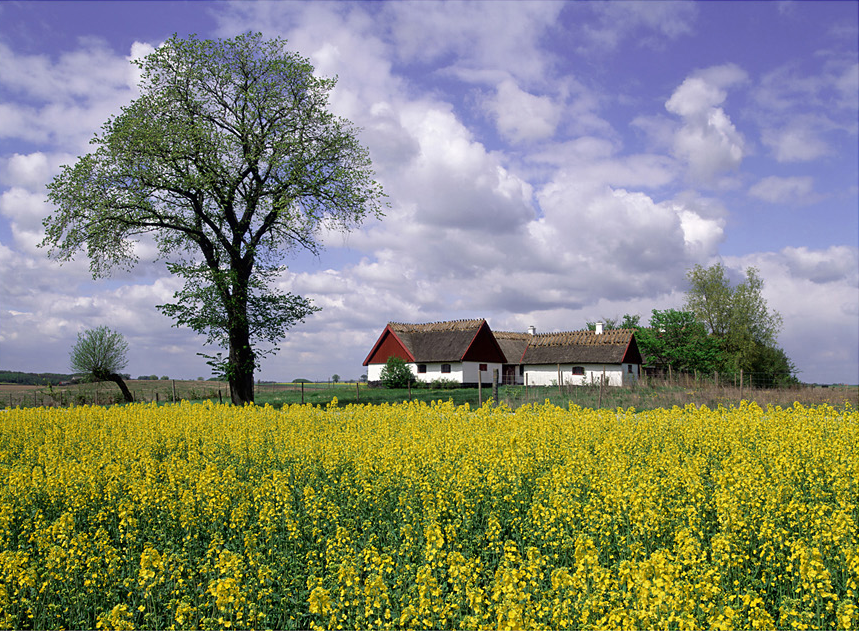
#> input picture python/frontier_color57.jpg, 859 x 631 px
$ python Lab6.5.py   (older library calls are emulated)
#> lines starting #> are read from the running program, lines starting #| are printed output that depends on the picture
from PIL import Image
import mahotas
from pylab import *
from skimage import color,transform

fy=1
fc=0.1
im=array(Image.open('frontier_color57.jpg'))
#> im is the input picture: shape (631, 859, 3); mean R, G, B 133, 135.5, 116.5
h,w,d=im.shape
#> h = 631; w = 859; d = 3
imYCbCr=color.rgb2ycbcr(im)
#> imYCbCr: shape (631, 859, 3) float64; mean of channels 0, 1, 2 129.9, 120, 128.3
Y=imYCbCr[:,:,0]
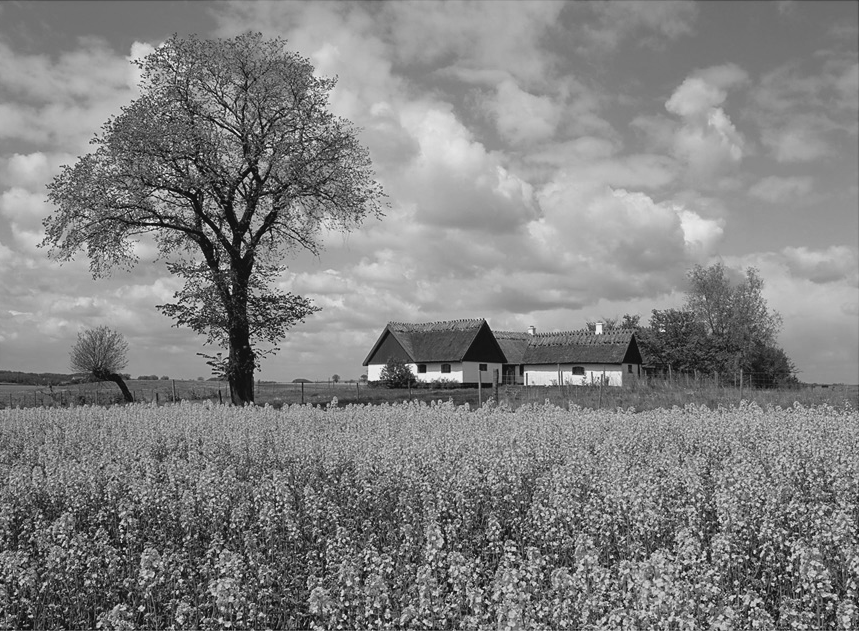
#> Y: shape (631, 859) float64; min 16, max 235, mean 129.9
Cb=imYCbCr[:,:,1]
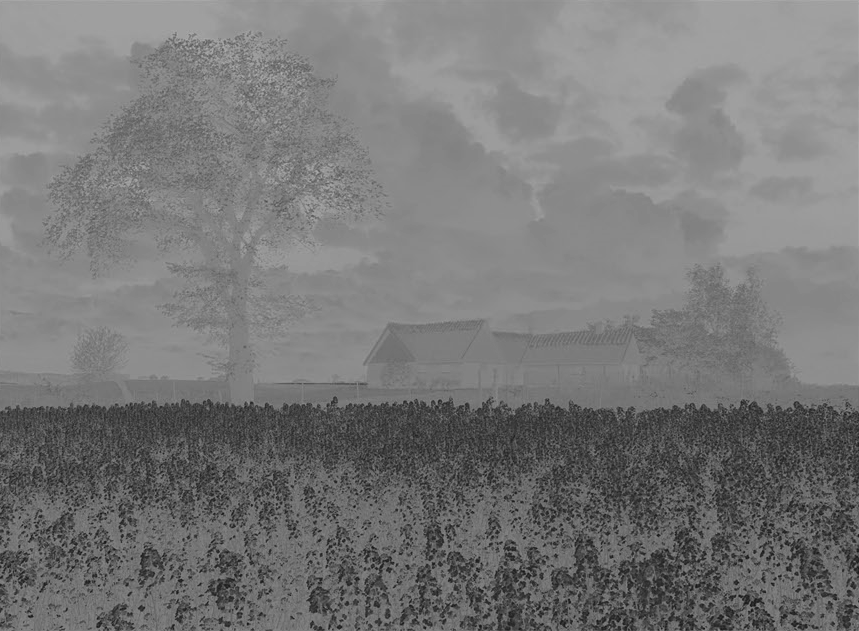
#> Cb: shape (631, 859) float64; min 17.75, max 177, mean 120
Cr=imYCbCr[:,:,2]
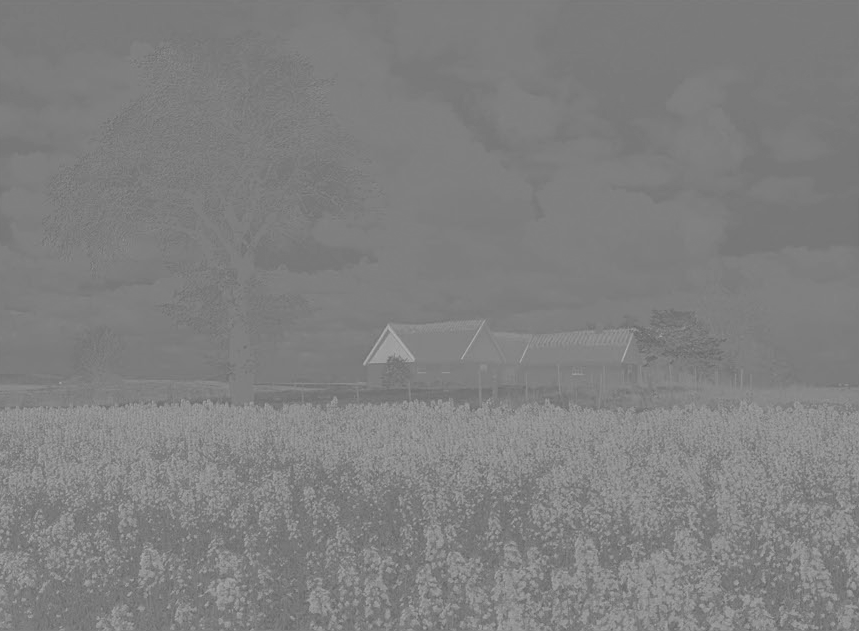
#> Cr: shape (631, 859) float64; min 95.49, max 178.9, mean 128.3

subplot(2,4,1)
imshow(Y,cmap='gray')
subplot(2,4,2)
imshow(Cb,cmap='gray')
subplot(2,4,3)
imshow(Cr,cmap='gray')
subplot(2,4,4)
imshow(im,cmap='gray')

Y2=transform.resize(Y,(round(h*fy),round(w*fy)))
Cb2=transform.resize(Cb,(round (h*fc),round (w*fc)))
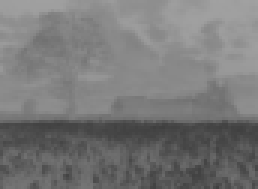
#> Cb2: shape (63, 86) float64 (shown 3 times larger); min 63.75, max 161.5, mean 120
Cr2=transform.resize(Cr,(round (h*fc),round (w*fc)))

subplot(2,4,5)
imshow(Y2,cmap='gray')
subplot(2,4,6)
imshow(Cb2,cmap='gray')
subplot(2,4,7)
imshow(Cr2,cmap='gray')

Y3=transform.resize(Y2,(h,w))
Cb3=transform.resize(Cb2,(h,w))
Cr3=transform.resize(Cr2,(h,w))

imYCbCr2=dstack((Y3,Cb3,Cr3))
#> imYCbCr2: shape (631, 859, 3) float64; mean of channels 0, 1, 2 129.9, 120, 128.3
im2=color.ycbcr2rgb(imYCbCr2)
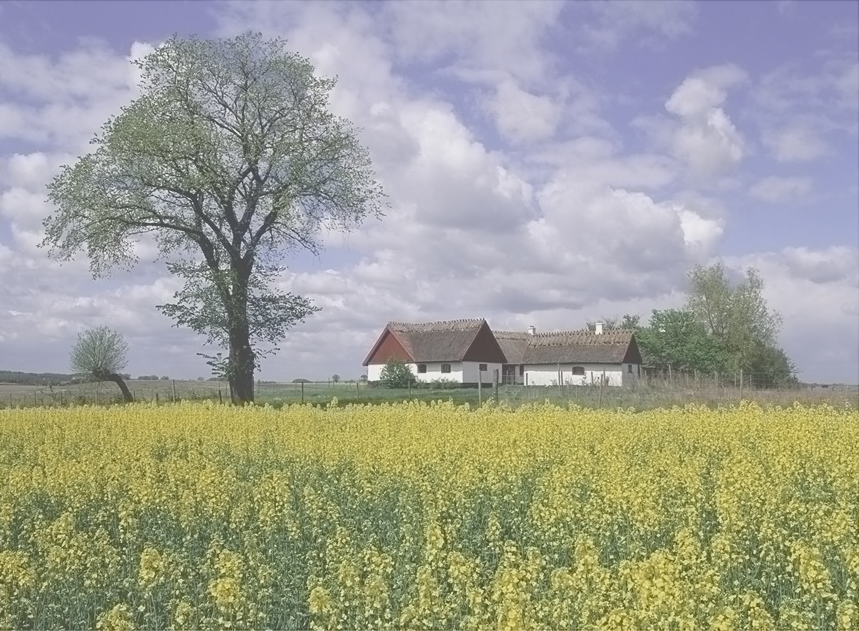
#> im2: shape (631, 859, 3) float64; mean R, G, B 0.522, 0.531, 0.457; drawn with min black and max white

figure(2)
subplot(1,2,1)
imshow(im)
subplot(1,2,2)
imshow(im2)

show()
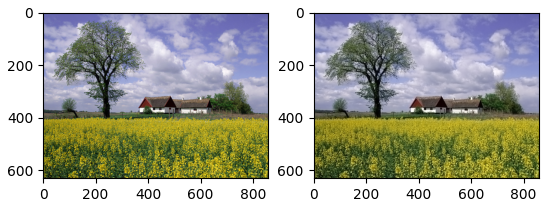
#> figure drawn by matplotlib, 2 panels

$ run again, with python/cat.jpg copied over python/frontier_color57.jpg
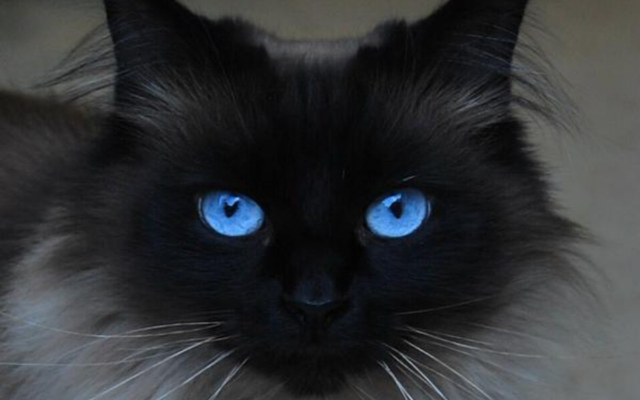
#> input picture python/cat.jpg, 1280 x 800 px (shown at 1/2 size)
#> im is the input picture: shape (800, 1280, 3); mean R, G, B 47.7, 49.6, 51.7
#> imYCbCr: shape (800, 1280, 3) float64; mean of channels 0, 1, 2 58.3, 129.2, 127
#> `Cb2=transform.resize(Cb,(round (h*fc),round (w*fc)))`:
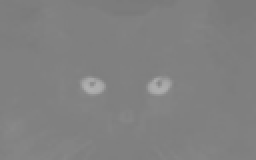
#> Cb2: shape (80, 128) float64 (shown 2 times larger); min 122.1, max 176, mean 129.2
#> imYCbCr2: shape (800, 1280, 3) float64; mean of channels 0, 1, 2 58.3, 129.2, 127
#> `show()`:
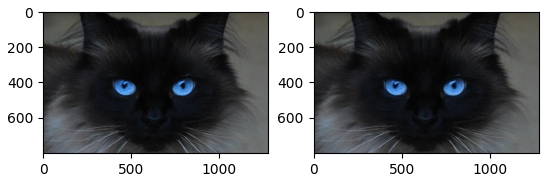
#> figure drawn by matplotlib, 2 panels

$ run again, with python/otsu1.jpg copied over python/frontier_color57.jpg
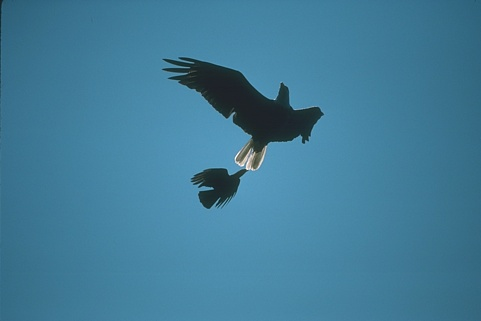
#> input picture python/otsu1.jpg, 481 x 321 px
#> im is the input picture: shape (321, 481, 3); mean R, G, B 65.3, 124.2, 152.6
#> imYCbCr: shape (321, 481, 3) float64; mean of channels 0, 1, 2 110.3, 149.2, 100.1
#> `Cr=imYCbCr[:,:,2]`:
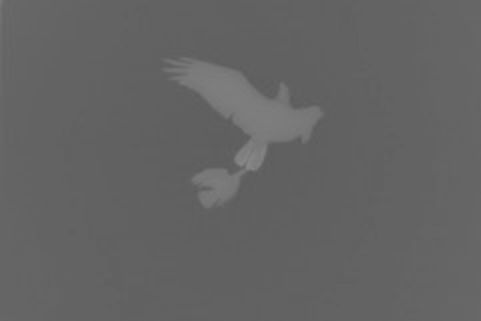
#> Cr: shape (321, 481) float64; min 92.77, max 136.2, mean 100.1
#> imYCbCr2: shape (321, 481, 3) float64; mean of channels 0, 1, 2 110.3, 149.2, 100.1
#> `show()`:
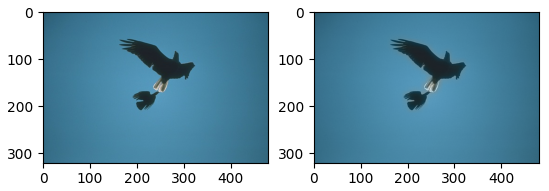
#> figure drawn by matplotlib, 2 panels
